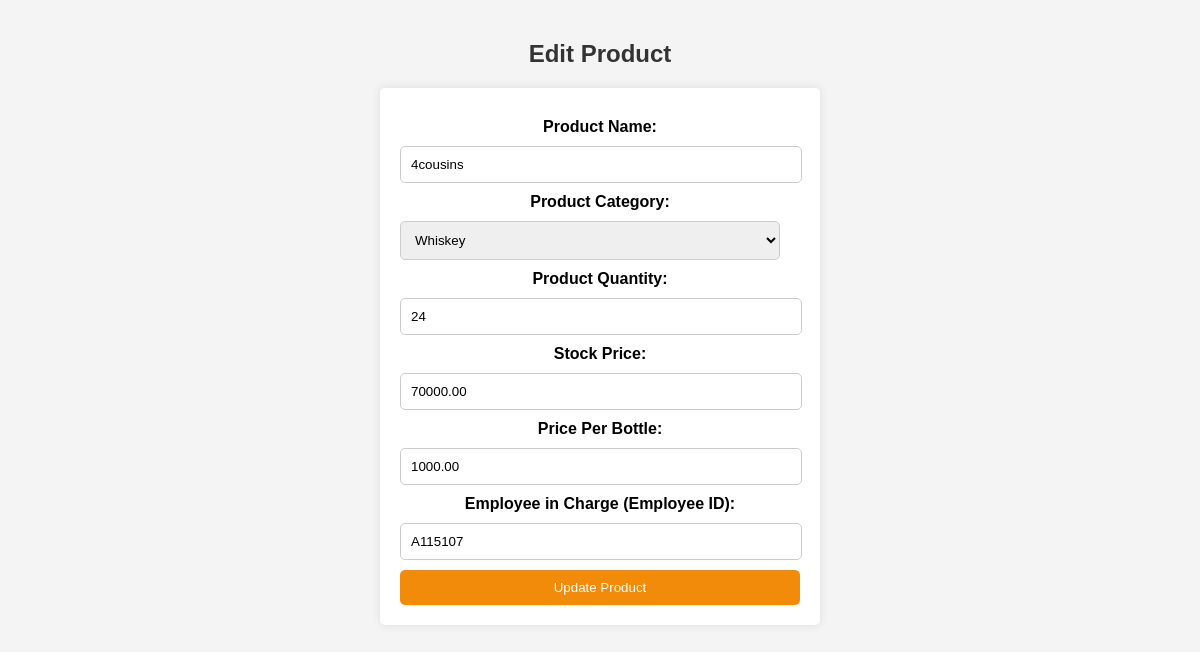
Screenshot of /PROJECTLIGHT/edit_product.php?id=W8866 with the database file from the repository.
### tables this page shows
CREATE TABLE `products` (
  `product_id` varchar(12) NOT NULL,
  `product_name` varchar(100) NOT NULL,
  `category` varchar(50) NOT NULL,
  `quantity` int(11) NOT NULL,
  `stock_price` decimal(10,2) NOT NULL,
  `price_per_bottle` decimal(10,2) NOT NULL,
  `expected_profit` decimal(10,2) DEFAULT NULL,
  `user_in_charge` varchar(8) DEFAULT NULL,
  `date_added` date DEFAULT curdate(),
  `time_added` time DEFAULT curtime()
);

### PROJECTLIGHT/edit_product.php (the view, shortened to what this page needs)
<?php
$servername = "localhost";
$dbname = "PROJECTLIGHT";
$username = "root";
$password = "";
$conn = new mysqli($servername, $username, $password, $dbname);
$product = null;
if (isset($_GET['id'])) {
    $productId = $_GET['id'];
    $stmt = $conn->prepare("SELECT * FROM products WHERE product_id = ?");
    $stmt->bind_param("s", $productId);
    $stmt->execute();
    $result = $stmt->get_result();
    $product = $result->fetch_assoc();
}
?>
<!DOCTYPE html>
<html lang="en">
<head>
</head>
<body>
<h2>Edit Product</h2>
<?php if ($product): ?>
    <form action="" method="post">
        <label for="productName">Product Name:</label>
        <input type="text" id="productName" name="pname" value="<?php echo htmlspecialchars($product['product_name']); ?>" required>
        <label for="productCategory">Product Category:</label>
        <select id="productCategory" name="category" required>
            <option value="whiskey" <?php echo ($product['category'] == 'whiskey') ? 'selected' : ''; ?>>Whiskey</option>
        </select>
        <label for="productQuantity">Product Quantity:</label>
        <input type="number" id="productQuantity" name="quantity" value="<?php echo htmlspecialchars($product['quantity']); ?>" required>
        <label for="productPrice">Stock Price:</label>
        <input type="number" id="productPrice" name="pprice" value="<?php echo htmlspecialchars($product['stock_price']); ?>" required>
        <label for="pricePerBottle">Price Per Bottle:</label>
        <input type="number" id="pricePerBottle" name="ppbottle" value="<?php echo htmlspecialchars($product['price_per_bottle']); ?>" required>
        <label for="employeeInCharge">Employee in Charge (Employee ID):</label>
        <input type="text" id="employeeInCharge" name="user_in_charge" value="<?php echo htmlspecialchars($product['user_in_charge']); ?>" required>
        <button type="submit">Update Product</button>
    </form>
<?php else: ?>
    <p class="error">Product not found.</p>
<?php endif; ?>
</body>
</html>

### PROJECTLIGHT/edit_product.php (style rules this page uses)
body { font-family: Arial, sans-serif; margin: 0; padding: 20px; background-color: #f4f4f4; }
h2 { color: #333; text-align: center; }
form { background: #fff; padding: 20px; border-radius: 5px; box-shadow: 0 0 10px rgba(0, 0, 0, 0.1); max-width: 400px; margin: auto; }
label { margin-top: 10px; font-weight: bold; display: block; text-align: center; }
input, select { display: block; margin: 10px 0; padding: 10px; width: calc(100% - 20px); border: 1px solid #ccc; border-radius: 5px; }
button { background-color: #f28a0a; color: white; padding: 10px; border: none; border-radius: 5px; cursor: pointer; width: 100%; }
::placeholder { text-align: center; }

### rows the page displays
products: pname "4cousins", category "Whiskey", quantity "24", pprice "70000.00", ppbottle "1000.00", user_in_charge "A115107"
